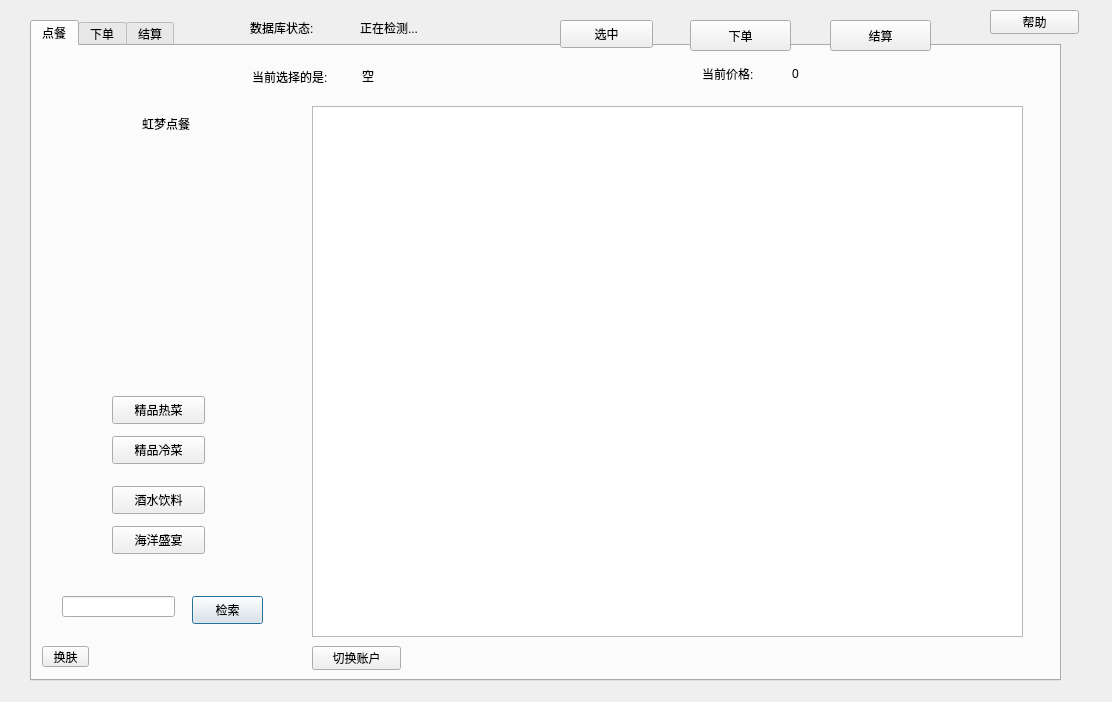
<?xml version="1.0" encoding="UTF-8"?>
<ui version="4.0">
 <class>Dialog</class>
 <widget class="QDialog" name="Dialog">
  <property name="geometry">
   <rect>
    <x>0</x>
    <y>0</y>
    <width>1112</width>
    <height>702</height>
   </rect>
  </property>
  <property name="windowTitle">
   <string>Dialog</string>
  </property>
  <widget class="QTabWidget" name="tabWidget">
   <property name="geometry">
    <rect>
     <x>30</x>
     <y>20</y>
     <width>1031</width>
     <height>661</height>
    </rect>
   </property>
   <property name="currentIndex">
    <number>0</number>
   </property>
   <widget class="QWidget" name="tab">
    <attribute name="title">
     <string>点餐</string>
    </attribute>
    <widget class="QLabel" name="label">
     <property name="geometry">
      <rect>
       <x>110</x>
       <y>70</y>
       <width>72</width>
       <height>15</height>
      </rect>
     </property>
     <property name="text">
      <string>虹梦点餐</string>
     </property>
    </widget>
    <widget class="QToolButton" name="toolButton">
     <property name="geometry">
      <rect>
       <x>10</x>
       <y>600</y>
       <width>47</width>
       <height>21</height>
      </rect>
     </property>
     <property name="text">
      <string>换肤</string>
     </property>
    </widget>
    <widget class="QLineEdit" name="jiansuo">
     <property name="geometry">
      <rect>
       <x>30</x>
       <y>550</y>
       <width>113</width>
       <height>21</height>
      </rect>
     </property>
     <property name="statusTip">
      <string>请输入菜名</string>
     </property>
    </widget>
    <widget class="QPushButton" name="b_jiansuo">
     <property name="geometry">
      <rect>
       <x>160</x>
       <y>550</y>
       <width>71</width>
       <height>28</height>
      </rect>
     </property>
     <property name="text">
      <string>检索</string>
     </property>
    </widget>
    <widget class="QPushButton" name="pushButton_4">
     <property name="geometry">
      <rect>
       <x>80</x>
       <y>350</y>
       <width>93</width>
       <height>28</height>
      </rect>
     </property>
     <property name="text">
      <string>精品热菜</string>
     </property>
    </widget>
    <widget class="QPushButton" name="pushButton_5">
     <property name="geometry">
      <rect>
       <x>80</x>
       <y>390</y>
       <width>93</width>
       <height>28</height>
      </rect>
     </property>
     <property name="text">
      <string>精品冷菜</string>
     </property>
    </widget>
    <widget class="QTableView" name="tableView">
     <property name="geometry">
      <rect>
       <x>280</x>
       <y>60</y>
       <width>711</width>
       <height>531</height>
      </rect>
     </property>
    </widget>
    <widget class="QLabel" name="label_2">
     <property name="geometry">
      <rect>
       <x>220</x>
       <y>20</y>
       <width>101</width>
       <height>21</height>
      </rect>
     </property>
     <property name="text">
      <string>当前选择的是:</string>
     </property>
    </widget>
    <widget class="QLabel" name="xuancai">
     <property name="geometry">
      <rect>
       <x>330</x>
       <y>20</y>
       <width>651</width>
       <height>20</height>
      </rect>
     </property>
     <property name="text">
      <string>空</string>
     </property>
    </widget>
    <widget class="QPushButton" name="pushButton_6">
     <property name="geometry">
      <rect>
       <x>80</x>
       <y>440</y>
       <width>93</width>
       <height>28</height>
      </rect>
     </property>
     <property name="text">
      <string>酒水饮料</string>
     </property>
    </widget>
    <widget class="QPushButton" name="pushButton_7">
     <property name="geometry">
      <rect>
       <x>80</x>
       <y>480</y>
       <width>93</width>
       <height>28</height>
      </rect>
     </property>
     <property name="text">
      <string>海洋盛宴</string>
     </property>
    </widget>
    <widget class="QLabel" name="caiyulan">
     <property name="geometry">
      <rect>
       <x>60</x>
       <y>150</y>
       <width>150</width>
       <height>150</height>
      </rect>
     </property>
     <property name="text">
      <string/>
     </property>
    </widget>
    <widget class="QPushButton" name="changeduser">
     <property name="geometry">
      <rect>
       <x>280</x>
       <y>600</y>
       <width>89</width>
       <height>24</height>
      </rect>
     </property>
     <property name="text">
      <string>切换账户</string>
     </property>
    </widget>
    <widget class="QLabel" name="ccPri">
     <property name="geometry">
      <rect>
       <x>760</x>
       <y>20</y>
       <width>161</width>
       <height>16</height>
      </rect>
     </property>
     <property name="text">
      <string>0</string>
     </property>
    </widget>
    <widget class="QLabel" name="label_4">
     <property name="geometry">
      <rect>
       <x>670</x>
       <y>20</y>
       <width>72</width>
       <height>15</height>
      </rect>
     </property>
     <property name="text">
      <string>当前价格:</string>
     </property>
    </widget>
   </widget>
   <widget class="QWidget" name="tab_2">
    <attribute name="title">
     <string>下单</string>
    </attribute>
    <widget class="QLabel" name="xiadan">
     <property name="geometry">
      <rect>
       <x>20</x>
       <y>10</y>
       <width>601</width>
       <height>16</height>
      </rect>
     </property>
     <property name="text">
      <string>加载中.....</string>
     </property>
    </widget>
    <widget class="QPushButton" name="pushButton_10">
     <property name="geometry">
      <rect>
       <x>910</x>
       <y>70</y>
       <width>93</width>
       <height>28</height>
      </rect>
     </property>
     <property name="text">
      <string>删除</string>
     </property>
    </widget>
    <widget class="QPushButton" name="pushButton_11">
     <property name="geometry">
      <rect>
       <x>910</x>
       <y>140</y>
       <width>93</width>
       <height>28</height>
      </rect>
     </property>
     <property name="text">
      <string>提交</string>
     </property>
    </widget>
    <widget class="QPushButton" name="pushButton_12">
     <property name="geometry">
      <rect>
       <x>910</x>
       <y>210</y>
       <width>93</width>
       <height>28</height>
      </rect>
     </property>
     <property name="text">
      <string>添加</string>
     </property>
    </widget>
    <widget class="QLabel" name="label_6">
     <property name="geometry">
      <rect>
       <x>510</x>
       <y>70</y>
       <width>131</width>
       <height>41</height>
      </rect>
     </property>
     <property name="text">
      <string>请填写客人信息</string>
     </property>
    </widget>
    <widget class="QLineEdit" name="cusname">
     <property name="geometry">
      <rect>
       <x>550</x>
       <y>150</y>
       <width>113</width>
       <height>23</height>
      </rect>
     </property>
    </widget>
    <widget class="QLineEdit" name="custel">
     <property name="geometry">
      <rect>
       <x>550</x>
       <y>190</y>
       <width>113</width>
       <height>23</height>
      </rect>
     </property>
    </widget>
    <widget class="QLineEdit" name="zhuohao">
     <property name="geometry">
      <rect>
       <x>550</x>
       <y>230</y>
       <width>113</width>
       <height>23</height>
      </rect>
     </property>
    </widget>
    <widget class="QLineEdit" name="taste">
     <property name="geometry">
      <rect>
       <x>550</x>
       <y>270</y>
       <width>113</width>
       <height>61</height>
      </rect>
     </property>
    </widget>
    <widget class="QLabel" name="label_7">
     <property name="geometry">
      <rect>
       <x>460</x>
       <y>150</y>
       <width>72</width>
       <height>15</height>
      </rect>
     </property>
     <property name="text">
      <string>客户姓名</string>
     </property>
    </widget>
    <widget class="QRadioButton" name="radioButton">
     <property name="geometry">
      <rect>
       <x>690</x>
       <y>150</y>
       <width>117</width>
       <height>21</height>
      </rect>
     </property>
     <property name="text">
      <string>先生</string>
     </property>
    </widget>
    <widget class="QRadioButton" name="radioButton_2">
     <property name="geometry">
      <rect>
       <x>760</x>
       <y>150</y>
       <width>117</width>
       <height>21</height>
      </rect>
     </property>
     <property name="text">
      <string>小姐</string>
     </property>
    </widget>
    <widget class="QLabel" name="label_8">
     <property name="geometry">
      <rect>
       <x>460</x>
       <y>190</y>
       <width>72</width>
       <height>15</height>
      </rect>
     </property>
     <property name="text">
      <string>联系方式</string>
     </property>
    </widget>
    <widget class="QLabel" name="label_9">
     <property name="geometry">
      <rect>
       <x>441</x>
       <y>230</y>
       <width>91</width>
       <height>20</height>
      </rect>
     </property>
     <property name="text">
      <string>桌号（外卖0）</string>
     </property>
    </widget>
    <widget class="QLabel" name="label_10">
     <property name="geometry">
      <rect>
       <x>460</x>
       <y>310</y>
       <width>72</width>
       <height>15</height>
      </rect>
     </property>
     <property name="text">
      <string>口味备注</string>
     </property>
    </widget>
    <widget class="QLabel" name="label_11">
     <property name="geometry">
      <rect>
       <x>460</x>
       <y>430</y>
       <width>72</width>
       <height>15</height>
      </rect>
     </property>
     <property name="text">
      <string>下单时间</string>
     </property>
    </widget>
    <widget class="QCalendarWidget" name="calendarWidget">
     <property name="geometry">
      <rect>
       <x>550</x>
       <y>350</y>
       <width>281</width>
       <height>211</height>
      </rect>
     </property>
    </widget>
    <widget class="QTextEdit" name="xuanhao">
     <property name="geometry">
      <rect>
       <x>50</x>
       <y>90</y>
       <width>211</width>
       <height>61</height>
      </rect>
     </property>
    </widget>
    <widget class="QPushButton" name="pushButton_14">
     <property name="geometry">
      <rect>
       <x>290</x>
       <y>110</y>
       <width>121</width>
       <height>24</height>
      </rect>
     </property>
     <property name="text">
      <string>查看当前已选</string>
     </property>
    </widget>
    <widget class="QTableView" name="tableView_2">
     <property name="geometry">
      <rect>
       <x>50</x>
       <y>170</y>
       <width>341</width>
       <height>321</height>
      </rect>
     </property>
    </widget>
   </widget>
   <widget class="QWidget" name="tab_3">
    <attribute name="title">
     <string>结算</string>
    </attribute>
    <widget class="QPushButton" name="pushButton_13">
     <property name="geometry">
      <rect>
       <x>560</x>
       <y>580</y>
       <width>93</width>
       <height>28</height>
      </rect>
     </property>
     <property name="text">
      <string>打印小票</string>
     </property>
    </widget>
    <widget class="QPushButton" name="cacl">
     <property name="geometry">
      <rect>
       <x>260</x>
       <y>580</y>
       <width>93</width>
       <height>28</height>
      </rect>
     </property>
     <property name="text">
      <string>结账</string>
     </property>
    </widget>
    <widget class="QProgressBar" name="progressBar">
     <property name="geometry">
      <rect>
       <x>630</x>
       <y>520</y>
       <width>118</width>
       <height>23</height>
      </rect>
     </property>
     <property name="value">
      <number>24</number>
     </property>
    </widget>
    <widget class="QLabel" name="dayin">
     <property name="geometry">
      <rect>
       <x>461</x>
       <y>520</y>
       <width>161</width>
       <height>20</height>
      </rect>
     </property>
     <property name="text">
      <string/>
     </property>
    </widget>
    <widget class="QTextEdit" name="kehuxinxi">
     <property name="geometry">
      <rect>
       <x>570</x>
       <y>70</y>
       <width>261</width>
       <height>381</height>
      </rect>
     </property>
    </widget>
    <widget class="QTextEdit" name="xianshijiesuan">
     <property name="geometry">
      <rect>
       <x>70</x>
       <y>60</y>
       <width>431</width>
       <height>391</height>
      </rect>
     </property>
    </widget>
   </widget>
  </widget>
  <widget class="QPushButton" name="pushButton_3">
   <property name="geometry">
    <rect>
     <x>560</x>
     <y>20</y>
     <width>93</width>
     <height>28</height>
    </rect>
   </property>
   <property name="text">
    <string>选中</string>
   </property>
  </widget>
  <widget class="QLabel" name="lianjie">
   <property name="geometry">
    <rect>
     <x>360</x>
     <y>20</y>
     <width>91</width>
     <height>16</height>
    </rect>
   </property>
   <property name="text">
    <string>正在检测...</string>
   </property>
  </widget>
  <widget class="QLabel" name="label_3">
   <property name="geometry">
    <rect>
     <x>250</x>
     <y>20</y>
     <width>101</width>
     <height>16</height>
    </rect>
   </property>
   <property name="text">
    <string>数据库状态:</string>
   </property>
  </widget>
  <widget class="QPushButton" name="pushButton_2">
   <property name="geometry">
    <rect>
     <x>690</x>
     <y>20</y>
     <width>101</width>
     <height>31</height>
    </rect>
   </property>
   <property name="text">
    <string>下单</string>
   </property>
  </widget>
  <widget class="QPushButton" name="pushButton_8">
   <property name="geometry">
    <rect>
     <x>830</x>
     <y>20</y>
     <width>101</width>
     <height>31</height>
    </rect>
   </property>
   <property name="text">
    <string>结算</string>
   </property>
  </widget>
  <widget class="QPushButton" name="helpdia">
   <property name="geometry">
    <rect>
     <x>990</x>
     <y>10</y>
     <width>89</width>
     <height>24</height>
    </rect>
   </property>
   <property name="text">
    <string>帮助</string>
   </property>
  </widget>
 </widget>
 <resources/>
 <connections/>
</ui>
